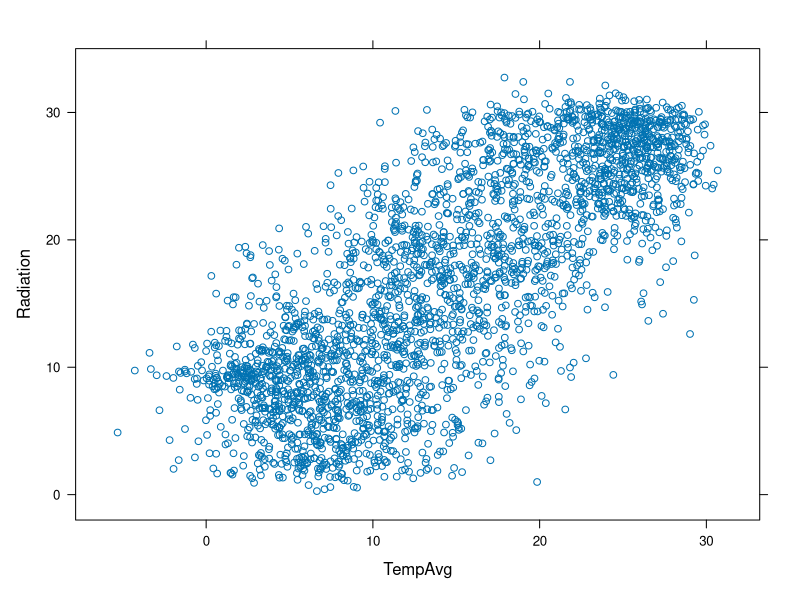
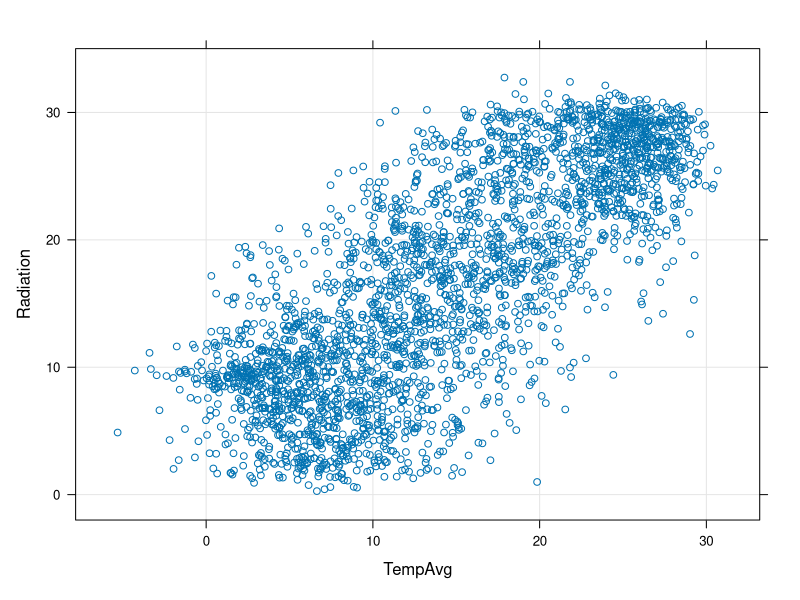
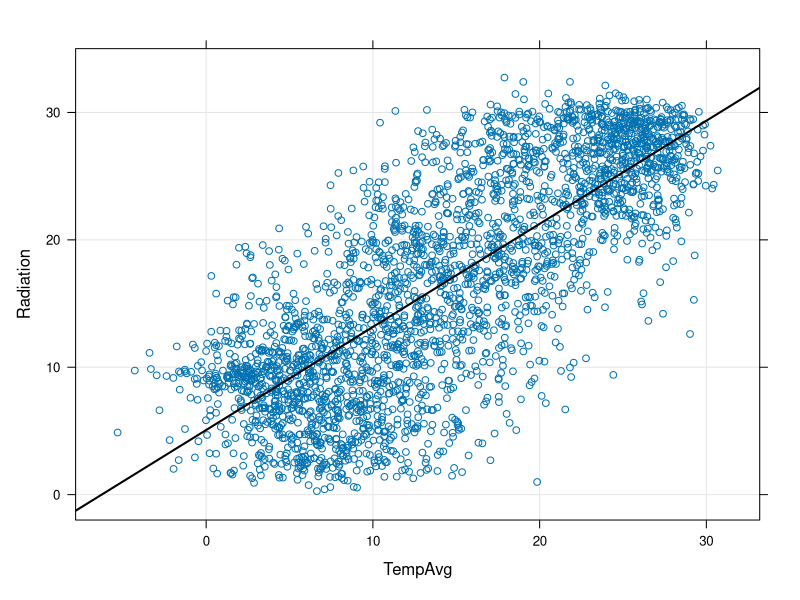
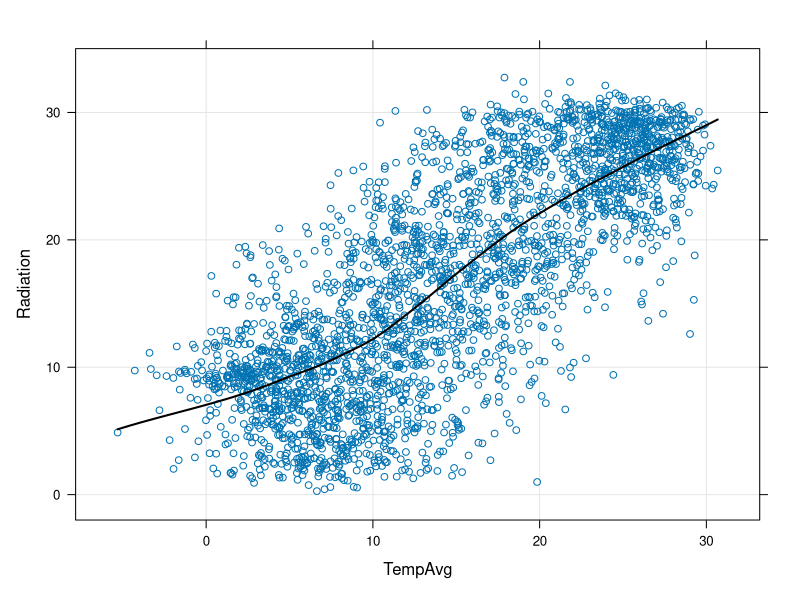
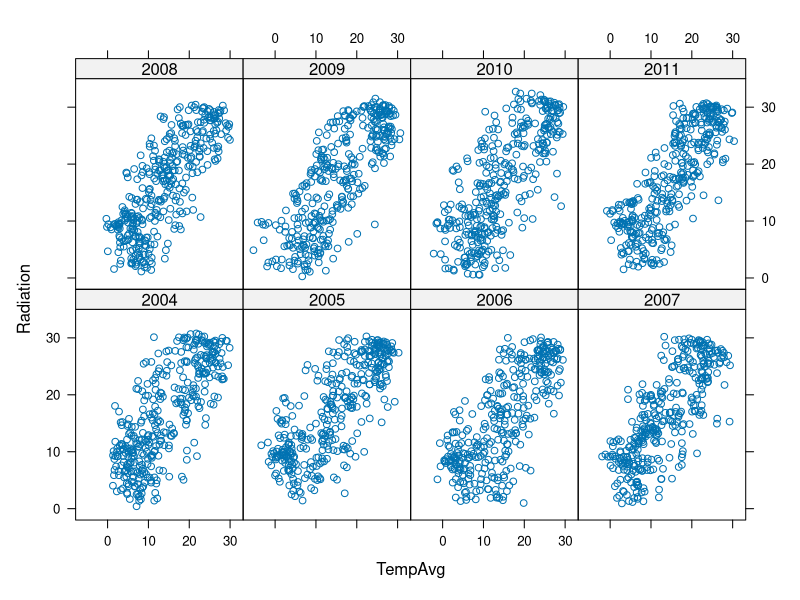
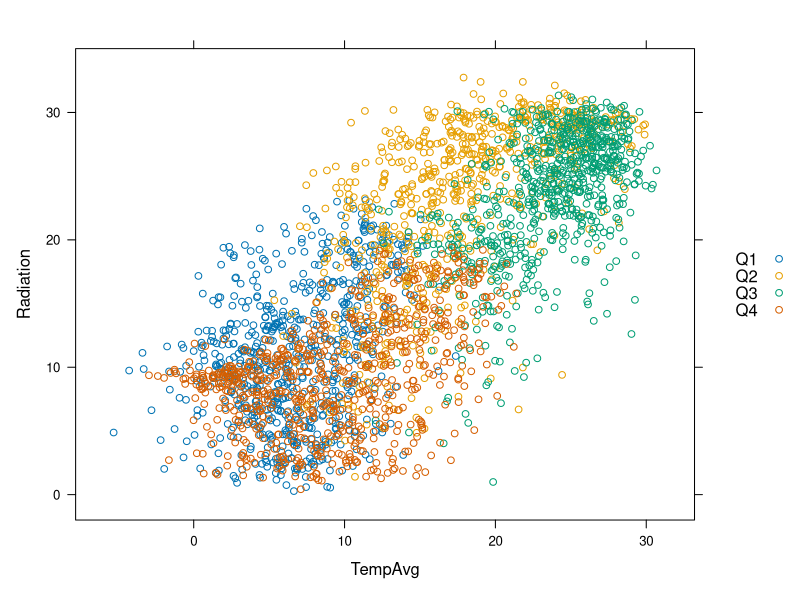
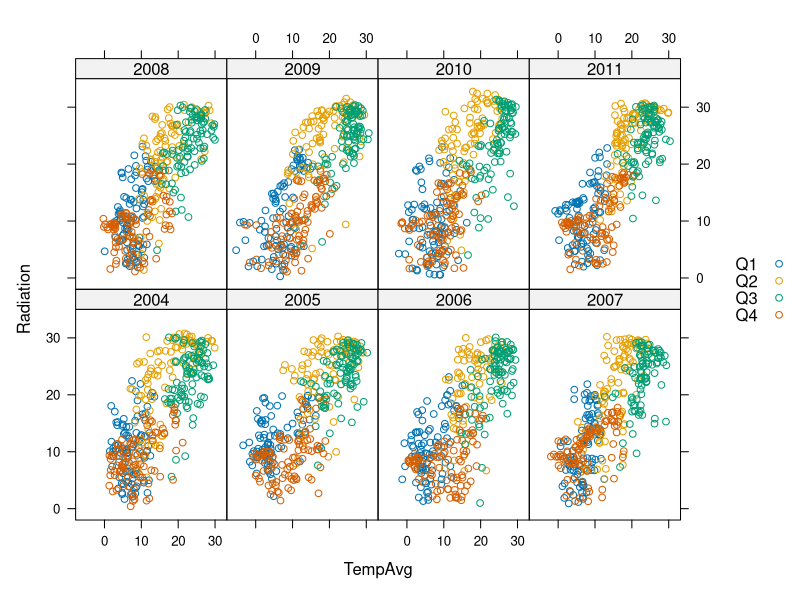
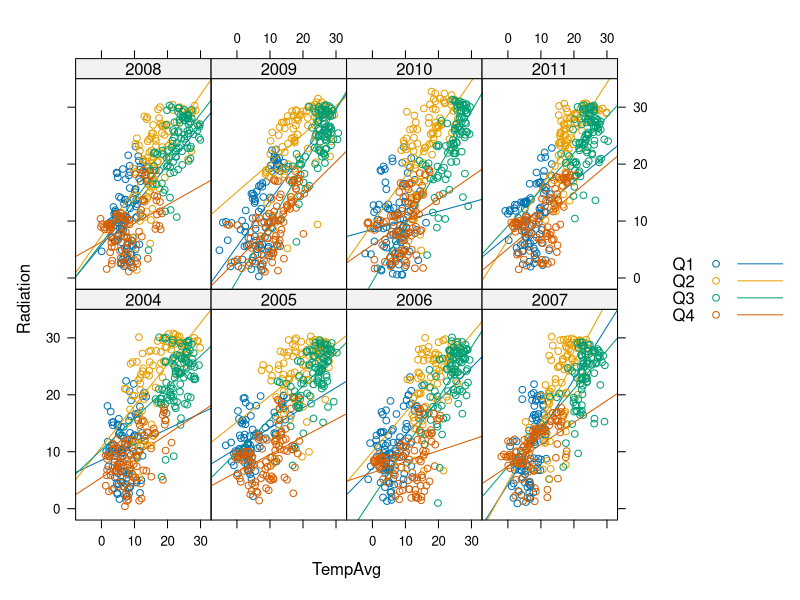

Generate these figures, in order, with R: (Note: this script raises an error after producing the figures.)

## Leemos desde el archivo local

  aranjuez <- read.csv('data/aranjuez.csv')

  summary(aranjuez)

## Añadimos algunas columnas

aranjuez$date <- as.Date(aranjuez$X)

  aranjuez$month <- as.numeric(
                    format(aranjuez$date, '%m'))

  aranjuez$year <- as.numeric(
                   format(aranjuez$date, '%Y'))

  aranjuez$day <- as.numeric(
                  format(aranjuez$date, '%j'))

  aranjuez$quarter <- quarters(aranjuez$date)
      

## Lattice

## - Documentación: [[http://lmdvr.r-forge.r-project.org/figures/figures.html][Código y Figuras del libro]]

  library(lattice)

## =xyplot=

pdf(file="figs/xyplot.pdf")
  xyplot(Radiation ~ TempAvg, data=aranjuez)
dev.off()

## Añadimos rejilla

pdf(file="figs/xyplotPG.pdf")
  xyplot(Radiation ~ TempAvg, data=aranjuez,
         grid = TRUE)
dev.off()

## Añadimos regresión lineal

pdf(file="figs/xyplotPRG.pdf")
  xyplot(Radiation ~ TempAvg, data=aranjuez,
         type=c('p', 'r'), grid = TRUE,
         lwd=2, col.line='black')
  
dev.off()

## Añadimos ajuste local

pdf(file="figs/xyplotSmooth.pdf")
  xyplot(Radiation ~ TempAvg, data=aranjuez,
         type=c('p', 'smooth'), grid = TRUE,
         lwd=2, col.line='black')
dev.off()

## Paneles

pdf(file="figs/xyplotYear.pdf")
  xyplot(Radiation ~ TempAvg|factor(year),
         data=aranjuez)
dev.off()

## Grupos

pdf(file="figs/xyplotQuarter.pdf")
  xyplot(Radiation ~ TempAvg, groups=quarter,
         data=aranjuez, auto.key=list(space='right'))
dev.off()

## Paneles y grupos

pdf(file="figs/xyplotQuarterYear.pdf")
  xyplot(Radiation ~ TempAvg|factor(year),
         groups=quarter,
         data=aranjuez,
         layout=c(4, 2),
         auto.key=list(space='right'))
dev.off()

## Paneles y grupos

pdf(file="figs/xyplotQuarterYearSmooth.pdf")
  xyplot(Radiation ~ TempAvg|factor(year),
         groups=quarter,
         data=aranjuez,
         layout=c(4, 2),
         type=c('p', 'r'),
         auto.key=list(space='right'))
dev.off()

## Colores y tamaños

pdf(file="figs/xyplotColors.pdf")
  xyplot(Radiation ~ TempAvg,
         type=c('p', 'r'),
         cex=2, col='blue',
         alpha=.5, pch=19,
         lwd=3, col.line='black',
         data=aranjuez)
dev.off()

## Colores con grupos

pdf(file="figs/xyplotColorGroups.pdf")
  xyplot(Radiation ~ TempAvg,
         group=quarter,
         col=c('red', 'blue', 'green', 'yellow'),
         pch=19,
         auto.key=list(space='right'),
         data=aranjuez)
dev.off()

## Colores con grupos: =par.settings= y =simpleTheme=
## - Primero definimos el tema con =simpleTheme=

  myTheme <- simpleTheme(col=c('red', 'blue',
                          'green', 'yellow'),
                          pch=19, alpha=.6)

## Colores con grupos: =par.settings= y =simpleTheme=
## - Aplicamos el resultado en =par.settings=

pdf(file="figs/myTheme.pdf")
  xyplot(Radiation ~ TempAvg,
         groups=quarter,
         par.settings=myTheme,
         auto.key=list(space='right'),
         data=aranjuez)
dev.off()

## Colores: brewer.pal

library(RColorBrewer)

myPal <- brewer.pal(n = 4, 'Dark2')

myTheme <- simpleTheme(col = myPal,
                       pch=19, alpha=.6)

## Asignamos paleta con =par.settings=

pdf(file="figs/brewer.pdf")
xyplot(Radiation ~ TempAvg,
       groups=quarter,
       par.settings=myTheme,
       auto.key=list(space='right'),
       data=aranjuez)
dev.off()

## Paneles a medida

pdf(file="figs/panel.pdf")
  xyplot(Radiation ~ TempAvg, data=aranjuez,
         panel=function(x, y, ...){
             panel.xyplot(x, y, ...)
             minIdx <- which.min(x)
             maxIdx <- which.max(x)
             panel.points(x[c(minIdx, maxIdx)],
                          y[c(minIdx, maxIdx)],
                          cex=2, col='red')
             panel.text(x[minIdx], y[minIdx],
                        'MIN', pos=1)
             })
dev.off()

## Matriz de gráficos de dispersión

png(filename="figs/splom.png")
  splom(aranjuez[,c("TempAvg", "HumidAvg", "WindAvg",
                    "Rain", "Radiation", "ET")],
        pscale=0, alpha=0.6, cex=0.3, pch=19)
dev.off()

## Matriz de gráficos de dispersión

png(filename="figs/splomGroup.png")
  splom(aranjuez[,c("TempAvg", "HumidAvg", "WindAvg",
                    "Rain", "Radiation", "ET")],
        groups=aranjuez$quarter,
        auto.key=list(space='right'),
        pscale=0, alpha=0.6, cex=0.3, pch=19)
dev.off()

## =levelplot=

pdf(file="figs/levelplot.pdf")
  levelplot(TempAvg ~ year * day, data = aranjuez)
dev.off()

## =levelplot= con una paleta mejor
## - Usamos =colorRampPalette= para generar una función que interpola colores a partir de una paleta

levelPal <- colorRampPalette(
    brewer.pal(n = 9, 'Oranges'))

## - Comprobamos que es una función generadora de colores

levelPal(14)

## #+RESULTS:
## :  [1] "#FFF5EB" "#FEEBD9" "#FDE0C3" "#FDD3A8" "#FDC088" "#FDAB67" "#FD974A"
## :  [8] "#F9812F" "#F16B16" "#E45709" "#D14501" "#B13A02" "#973003" "#7F2704"

## - Usamos esta función con =col.regions=

pdf(file="figs/levelplotPal.pdf")
  levelplot(TempAvg ~ year * day,
            col.regions = levelPal,
            data = aranjuez)
dev.off()

## =contourplot=

pdf(file="figs/contourplot.pdf")
  contourplot(TempAvg ~ year * day,
              data = aranjuez,
              lwd = .5,
              labels = list(cex = 0.6),
              label.style = 'align',
              cuts = 5)
              
dev.off()

## Box-and-Whiskers

pdf(file="figs/bwplot.pdf")
  bwplot(Radiation ~ month, data=aranjuez,
         horizontal=FALSE, pch='|')
dev.off()

## Box-and-Whiskers

pdf(file="figs/violin.pdf")
  bwplot(Radiation ~ month, data=aranjuez,
         horizontal=FALSE,
         panel=panel.violin)
dev.off()

## Histogramas

pdf(file="figs/histogram.pdf")
  histogram(~ Radiation|factor(year), data=aranjuez)
dev.off()

## Gráficos de densidad

pdf(file="figs/density.pdf")
densityplot(~ Radiation, groups=quarter,
            data=aranjuez,
            auto.key=list(space='right'))
dev.off()

## =dotplot=

  avRad <- aggregate(Radiation ~ month * year,
                     data=aranjuez, FUN=mean)

pdf(file="figs/dotplot.pdf")
  dotplot(month ~ Radiation|factor(year), data=avRad)
dev.off()

## Quantile-Quantile

pdf(file="figs/qqHalf.pdf")
  firstHalf <- aranjuez$quarter %in% c('Q1', 'Q2')
  
  qq(firstHalf ~ Radiation, data=aranjuez)
dev.off()

## Quantile-quantile

pdf(file="figs/qqWinter.pdf")
  winter <- aranjuez$quarter %in% c('Q1', 'Q4')
  
  qq(winter ~ Radiation, data=aranjuez)
dev.off()

## Quantile-Quantile

pdf(file="figs/qqNorm.pdf")
  qqmath(~TempAvg, data=aranjuez,
         groups=year, distribution=qnorm)
dev.off()
